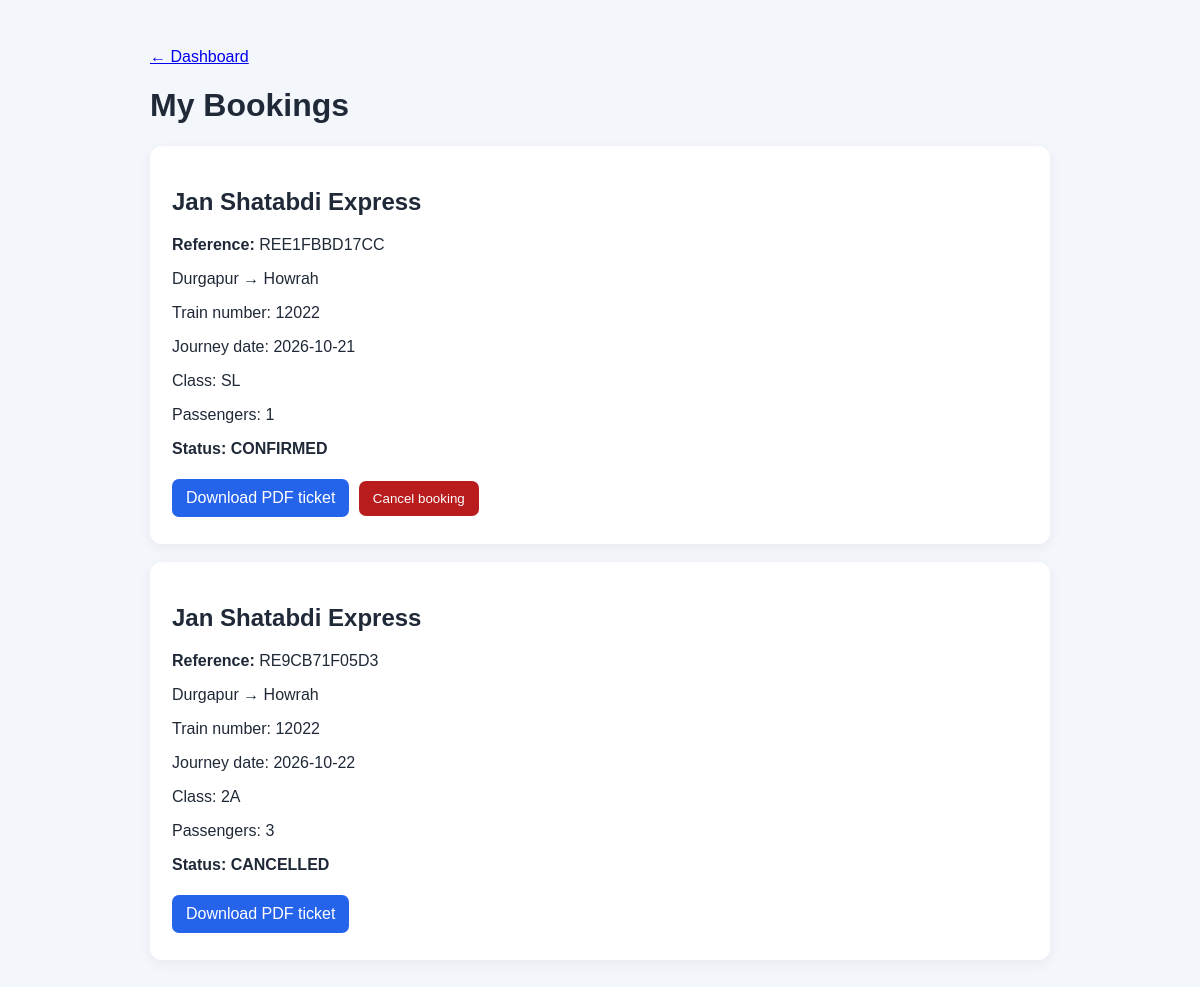
/my-bookings (signed in), run on the app's committed database.
### tables this page shows
CREATE TABLE bookings (
        id INTEGER PRIMARY KEY AUTOINCREMENT,
        booking_reference TEXT NOT NULL UNIQUE,
        user_id INTEGER NOT NULL,
        train_number TEXT NOT NULL,
        journey_date TEXT NOT NULL,
        class_code TEXT NOT NULL,
        passenger_count INTEGER NOT NULL,
        passenger_names TEXT NOT NULL,
        status TEXT NOT NULL DEFAULT 'CONFIRMED',
        booked_at TEXT NOT NULL DEFAULT CURRENT_TIMESTAMP,

        FOREIGN KEY (user_id) REFERENCES users(id),
        FOREIGN KEY (train_number) REFERENCES trains(train_number),

        CHECK (passenger_count BETWEEN 1 AND 6),
        CHECK (status IN ('CONFIRMED', 'CANCELLED'))
    );

CREATE TABLE trains (
                id INTEGER PRIMARY KEY AUTOINCREMENT,
                train_number TEXT NOT NULL UNIQUE,
                name TEXT NOT NULL,
                source TEXT NOT NULL,
                destination TEXT NOT NULL,
                departure_time TEXT NOT NULL,
                arrival_time TEXT NOT NULL
            , sleeper_seats INTEGER NOT NULL DEFAULT 0, ac3_seats INTEGER NOT NULL DEFAULT 0, ac2_seats INTEGER NOT NULL DEFAULT 0);

### app.py (the view)
@app.route("/my-bookings")
@login_required
def my_bookings():
    with get_db_connection() as connection:
        bookings = connection.execute("""
            SELECT
                b.booking_reference,
                b.train_number,
                t.name AS train_name,
                t.source,
                t.destination,
                b.journey_date,
                b.class_code,
                b.passenger_count,
                b.passenger_names,
                b.status,
                b.booked_at
            FROM bookings AS b
            JOIN trains AS t
                ON t.train_number = b.train_number
            WHERE b.user_id = ?
            ORDER BY b.id DESC
        """, (current_user.id,)).fetchall()
    return render_template(
        "my_bookings.html",
        bookings=bookings
    )

### app.py (called while the page is built)
def get_db_connection():
    connection = sqlite3.connect(DATABASE)
    connection.row_factory = sqlite3.Row
    connection.execute("PRAGMA foreign_keys = ON")
    return connection

@login_manager.user_loader
def load_user(user_id):
    with get_db_connection() as connection:
        row = connection.execute(
            "SELECT * FROM users WHERE id = ?",
            (user_id,)
        ).fetchone()
    if row is None:
        return None
    return User(
        row["id"],
        row["name"],
        row["email"],
        row["password_hash"]
    )

### templates/my_bookings.html (shortened to what this page needs)
<!DOCTYPE html>
<html lang="en">
<head>
</head>
<body>
<main>
    <p><a href="{{ url_for('dashboard') }}">← Dashboard</a></p>
    <h1>My Bookings</h1>
    {% for booking in bookings %}
        <section class="booking">
            <h2>{{ booking["train_name"] }}</h2>
            <p>
                <strong>Reference:</strong>
                {{ booking["booking_reference"] }}
            </p>
            <p>
                {{ booking["source"] }} →
                {{ booking["destination"] }}
            </p>
            <p>Train number: {{ booking["train_number"] }}</p>
            <p>Journey date: {{ booking["journey_date"] }}</p>
            <p>Class: {{ booking["class_code"] }}</p>
            <p>Passengers: {{ booking["passenger_count"] }}</p>
            <p>
                <strong>Status:</strong>
                <span class="status">{{ booking["status"] }}</span>
            </p>
            <a class="button" href="{{ url_for(
                'download_ticket',
                booking_reference=booking['booking_reference']
            ) }}">
                Download PDF ticket
            </a>
            {% if booking["status"] == "CONFIRMED" %}
                <form method="POST"
                      action="{{ url_for(
                          'cancel_booking',
                          booking_reference=booking['booking_reference']
                      ) }}"
                      onsubmit="return confirm('Cancel this demo booking?');"
                      style="display:inline">
                    <button class="cancel" type="submit">
                        Cancel booking
                    </button>
                </form>
            {% endif %}
        </section>
    {% endfor %}
</main>
</body>
</html>

### templates/my_bookings.html (style rules this page uses)
body { font-family: Arial, sans-serif; background: #f3f6fb; color: #1f2937; padding: 24px 16px; }
main { max-width: 900px; margin: auto; }
.booking { background: white; padding: 22px; margin: 18px 0; border-radius: 12px; box-shadow: 0 4px 14px #0000000d; overflow-wrap: anywhere; }
.button { display: inline-block; padding: 10px 14px; margin: 5px 5px 5px 0; background: #2563eb; color: white; text-decoration: none; border-radius: 7px; }
.cancel { background: #b91c1c; color: white; padding: 10px 14px; border: 0; border-radius: 7px; cursor: pointer; }
.status { font-weight: bold; }

### data on the page
bookings: train_name "Jan Shatabdi Express", booking_reference "REE1FBBD17CC", source "Durgapur", destination "Howrah", train_number "12022", journey_date "2026-10-21", class_code "SL", passenger_count "1", status "CONFIRMED"
bookings: train_name "Jan Shatabdi Express", booking_reference "RE9CB71F05D3", source "Durgapur", destination "Howrah", train_number "12022", journey_date "2026-10-22", class_code "2A", passenger_count "3", status "CANCELLED"
